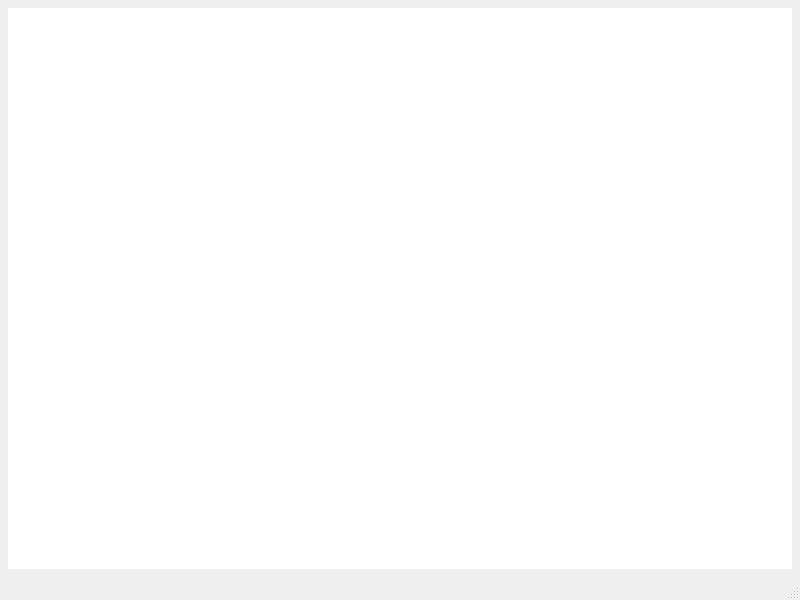
<?xml version="1.0" encoding="UTF-8"?>
<ui version="4.0">
 <author>Alex R</author>
 <comment>
Copyright (C) 2010 Alex R burbulator@gmail.com

This file is part of Qvernote.

Qvernote is free software: you can redistribute it and/or modify
it under the terms of the GNU General Public License as published by
the Free Software Foundation, either version 3 of the License, or
(at your option) any later version.

Qvernote is distributed in the hope that it will be useful,
but WITHOUT ANY WARRANTY; without even the implied warranty of
MERCHANTABILITY or FITNESS FOR A PARTICULAR PURPOSE.  See the
GNU General Public License for more details.

You should have received a copy of the GNU General Public License
along with Qvernote.  If not, see http://www.gnu.org/licenses/.
 </comment>
 <class>QTrashWindowClass</class>
 <widget class="QMainWindow" name="QTrashWindowClass">
  <property name="geometry">
   <rect>
    <x>0</x>
    <y>0</y>
    <width>800</width>
    <height>600</height>
   </rect>
  </property>
  <property name="windowTitle">
   <string>Trash</string>
  </property>
  <widget class="QWidget" name="centralwidget">
   <layout class="QGridLayout" name="gridLayout">
    <property name="leftMargin">
     <number>8</number>
    </property>
    <property name="topMargin">
     <number>8</number>
    </property>
    <property name="rightMargin">
     <number>8</number>
    </property>
    <item row="0" column="0">
     <widget class="QScrollArea" name="scrollArea">
      <property name="frameShape">
       <enum>QFrame::NoFrame</enum>
      </property>
      <property name="horizontalScrollBarPolicy">
       <enum>Qt::ScrollBarAlwaysOff</enum>
      </property>
      <property name="widgetResizable">
       <bool>true</bool>
      </property>
      <widget class="QWidget" name="scrollAreaWidgetContents">
       <property name="geometry">
        <rect>
         <x>0</x>
         <y>0</y>
         <width>784</width>
         <height>539</height>
        </rect>
       </property>
       <layout class="QGridLayout" name="gridLayout_2">
        <property name="margin">
         <number>0</number>
        </property>
        <item row="1" column="0">
         <widget class="QNonScrollableListWidget" name="lwTrashList">
          <property name="frameShape">
           <enum>QFrame::NoFrame</enum>
          </property>
          <property name="verticalScrollBarPolicy">
           <enum>Qt::ScrollBarAlwaysOff</enum>
          </property>
          <property name="horizontalScrollBarPolicy">
           <enum>Qt::ScrollBarAlwaysOff</enum>
          </property>
          <property name="autoScroll">
           <bool>false</bool>
          </property>
         </widget>
        </item>
       </layout>
      </widget>
     </widget>
    </item>
   </layout>
  </widget>
  <widget class="QMenuBar" name="menubar">
   <property name="geometry">
    <rect>
     <x>0</x>
     <y>0</y>
     <width>800</width>
     <height>22</height>
    </rect>
   </property>
  </widget>
  <widget class="QStatusBar" name="statusbar"/>
 </widget>
 <customwidgets>
  <customwidget>
   <class>QNonScrollableListWidget</class>
   <extends>QListWidget</extends>
   <header>QNonScrollableListWidget.h</header>
  </customwidget>
 </customwidgets>
 <resources/>
 <connections/>
</ui>
